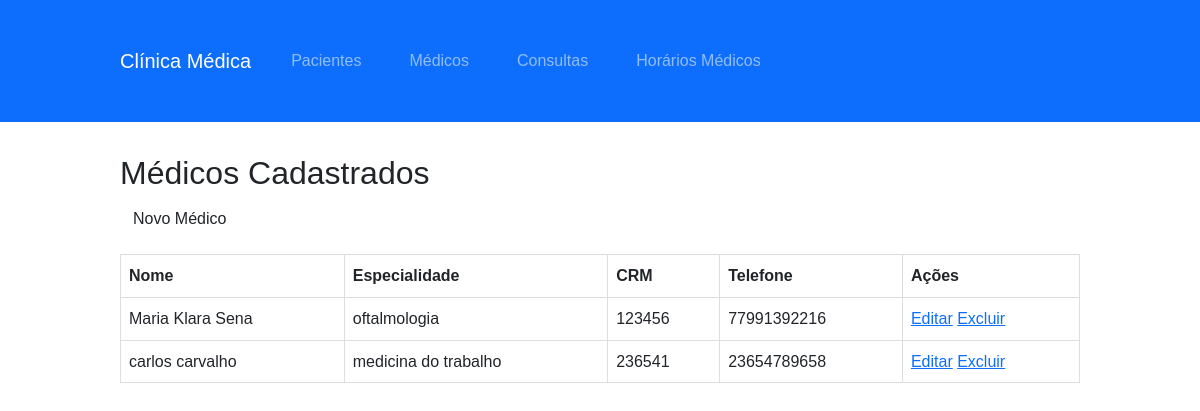
The page /medicos/ on the database as committed earlier.
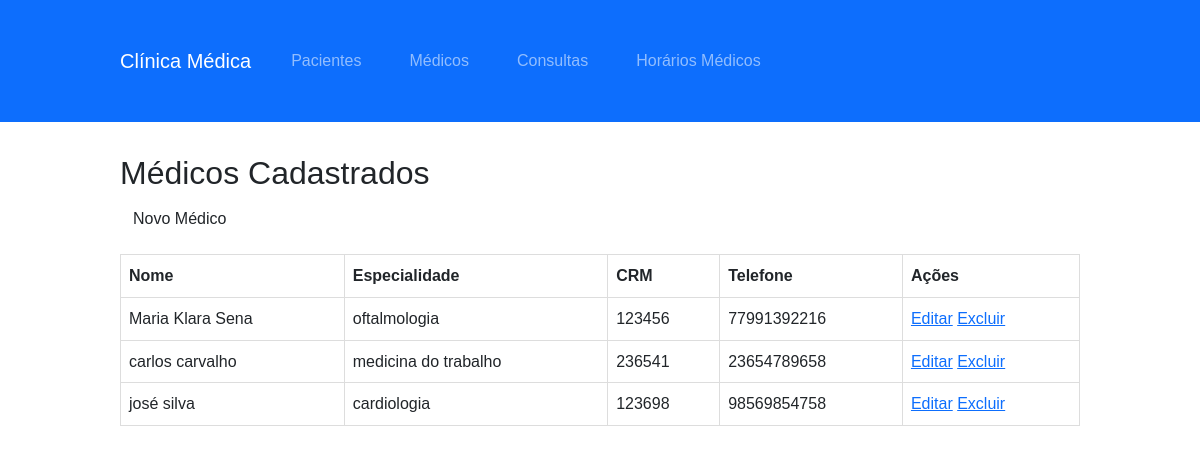
The same page on the database as committed later.
### agendamento/models.py (models this page shows)
class Medico(models.Model):
    nome = models.CharField(max_length=100)
    especialidade = models.CharField(max_length=50)
    crm = models.CharField(max_length=20, unique=True)
    telefone = models.CharField(max_length=20)
    def __str__(self):
        return f"{self.nome} ({self.especialidade})"

### agendamento/views.py (the view)
# urls.py: path('medicos/', views.MedicoListView.as_view(), name='medico_list'),
class MedicoListView(ListView):
    model = Medico
    template_name = 'agendamento/medico_list.html'
    context_object_name = 'medicos'
    ordering = ['nome']
    def get_context_data(self, **kwargs):
        context = super().get_context_data(**kwargs)
        print("Médicos no contexto:", context['object_list'])  # Verifique no console
        return context

### agendamento/templates/agendamento/medico_list.html
{% extends 'agendamento/base.html' %}
{% block content %}
<h2>Médicos Cadastrados</h2>
<a href="{% url 'medico-create' %}" class="btn">Novo Médico</a>
<table class="table">
    <thead>
        <tr>
            <th>Nome</th>
            <th>Especialidade</th>
            <th>CRM</th>
            <th>Telefone</th>
            <th>Ações</th>
        </tr>
    </thead>
    <tbody>
        {% for medico in medicos %}
        <tr>
            <td>{{ medico.nome }}</td>
            <td>{{ medico.especialidade }}</td>
            <td>{{ medico.crm }}</td>
            <td>{{ medico.telefone }}</td>
            <td>
                <a href="{% url 'medico-update' medico.pk %}">Editar</a>
                <a href="{% url 'medico-delete' medico.pk %}">Excluir</a>
            </td>
        </tr>
        {% empty %}
        <tr>
            <td colspan="5">Nenhum médico cadastrado.</td>
        </tr>
        {% endfor %}
    </tbody>
</table>
{% endblock %}

Rows that differ between the two databases and show on the page:
added Medico: nome "josé silva", especialidade "cardiologia", crm "123698", telefone "98569854758"
